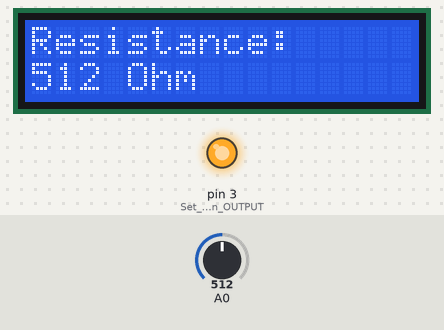
Recording of a sketch running on a simulated Arduino Uno, built with avr-gcc and run on an emulated ATmega328P. Parts: 16×2 character LCD, output pins drawn as LEDs (lit = HIGH). Inputs (shaded band) come from the test bench; at power-on: A0 = 512. What the sketch prints to the serial monitor is not drawn.

Above: at 3.2 s.
3.3 s: A0 set to 716
At 4.7 s:
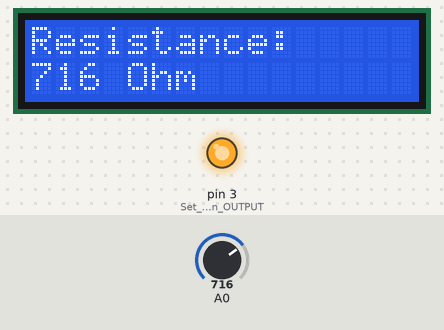
5.6 s: A0 set to 900
At 6.7 s:
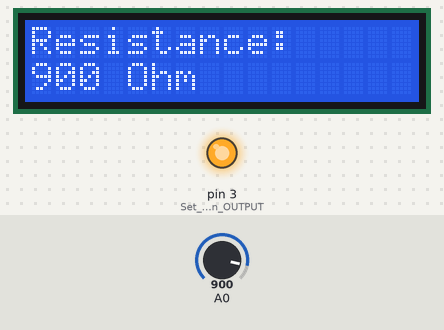
7.6 s: A0 set to 1023
At 8.7 s:
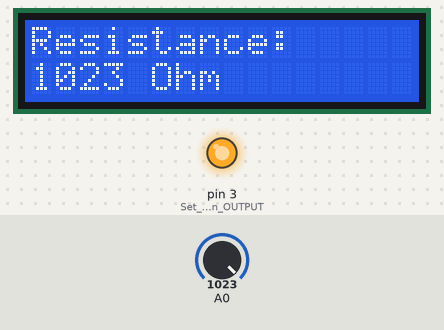
Timing chart, 0 to 10.6 s (numbered marks = the images above; inputs shaded):
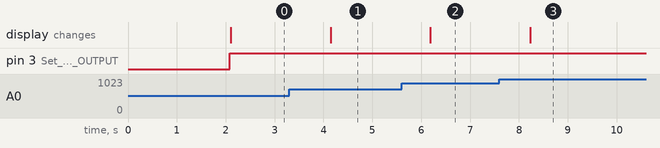

The sketch:

ver1_ResistanceMonitor_ArduinoR3.ino
```cpp
// (licence header left out)
#include <Wire.h>                // Include the Wire library for I2C communication
#include <LiquidCrystal_I2C.h>  // Include the LiquidCrystal library for I2C LCDs

// Define constants for LCD configuration
const int LCD_ADDRESS = 0x27;   // I2C address of the LCD
const int LCD_COLUMNS = 16;     // Number of columns in the LCD
const int LCD_ROWS = 2;         // Number of rows in the LCD

// Initialize the LiquidCrystal object with the above constants
LiquidCrystal_I2C lcd(LCD_ADDRESS, LCD_COLUMNS, LCD_ROWS);

void setup() {
  Serial.begin(9600);           // Start the serial communication at 9600 baud rate
  pinMode(3, OUTPUT);           // Set pin 3 as an OUTPUT

  lcd.begin();                  // Initialize the LCD
  lcd.backlight();              // Turn on the backlight of the LCD

  displayMessage("Hello iGEM !", "");  // Display a welcome message on the LCD
  delay(2000);                  // Wait for 2 seconds
}

void loop() {
  int resistanceValue = analogRead(A0);  // Read the analog value from pin A0
  digitalWrite(3, HIGH);                // Set pin 3 to HIGH

  // Print the resistance value to the serial monitor
  Serial.print("Resistance: ");
  Serial.print(resistanceValue);
  Serial.println(" ohm");

  displayResistance(resistanceValue);  // Display the resistance value on the LCD

  delay(1000);   // Wait for 1 second before the next loop iteration
}

/**
 * Displays a message on the LCD.
 * @param line1: The message to display on the first line of the LCD.
 * @param line2: The message to display on the second line of the LCD.
 */
void displayMessage(String line1, String line2) {
  lcd.clear();                 // Clear the LCD screen
  lcd.setCursor(0, 0);         // Set the cursor to the beginning of the first line
  lcd.print(line1);            // Print the first message
  lcd.setCursor(0, 1);         // Set the cursor to the beginning of the second line
  lcd.print(line2);            // Print the second message
}

/**
 * Displays a resistance value on the LCD.
 * @param value: The resistance value to display.
 */
void displayResistance(int value) {
  displayMessage("Resistance:", String(value) + " Ohm");  // Use the displayMessage function to show the resistance value
}
```

Measured:
- after the input at 3.3 s, the display: changes after 0.85 s (image 1)
- after the input at 5.6 s, the display: changes after 0.59 s (image 2)
- after the input at 7.6 s, the display: changes after 0.63 s (image 3)
